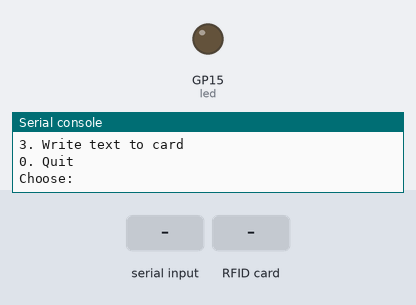
This program was run on a simulated Raspberry Pi Pico running MicroPython. Shown: output pins drawn as LEDs (lit = HIGH), the last lines printed to the serial console. The test bench sets the inputs (shaded band). The interpreter's speed is modelled, so counts of loop turns are approximate; the RFID card's data blocks start empty; library files of the repository ran but are not shown: mfrc522.py; pins used as bus, display or sensor lines are not drawn.

Above: at 1.2 s.
1.3 s: "1" typed at the serial console, then Enter
2.8 s: RFID card 65 BD 66 75 held to the reader
At 3.8 s:
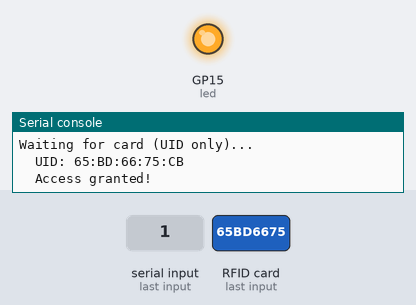
4.3 s: "2" typed at the serial console, then Enter
7.3 s: RFID card 5E 7A 19 C4 held to the reader
8.8 s: "3" typed at the serial console, then Enter
Timing chart, 0 to 11.3 s (numbered marks = the images above; inputs shaded):
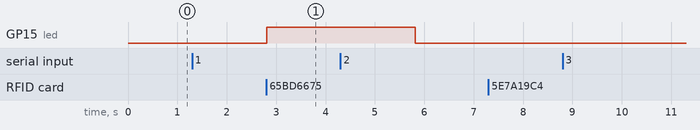

The program:

main.py
```python
"""
WPI405 (MFRC522) NFC Reader/Writer for Raspberry Pi Pico 2W
Pinout Reference guide
  SCK  -> GP2
  MOSI -> GP3
  MISO -> GP4
  RST  -> GP0
  CS   -> GP5
"""

from mfrc522 import MFRC522
from machine import Pin
import time

reader = MFRC522(sck=2, mosi=3, miso=4, rst=0, cs=5)

led = Pin(15, Pin.OUT)

# add uid here replace with database later #
ALLOWED_UIDS = [
    "65:BD:66:75:CB",  # replace or add more UIDs as needed
]


def uid_to_str(uid):
    return ":".join(f"{b:02X}" for b in uid)


def read_uid():
    """Read UID only — scans once then returns to menu."""
    print("Waiting for card (UID only)...")
    while True:
        reader.init()
        status, _ = reader.request(reader.REQIDL)
        if status == reader.OK:
            status, uid = reader.anticoll()
            if status == reader.OK:
                uid_str = uid_to_str(uid)
                print(f"  UID: {uid_str}")
                if uid_str in ALLOWED_UIDS:
                    print("  Access granted!")
                    led.on()
                    time.sleep(3)
                    led.off()
                else:
                    print("  UID not in allowed list")
                return  # back to menu


def read_card(key=None):
    """Read UID + data block 8 — scans once then returns to menu."""
    if key is None:
        key = [0xFF, 0xFF, 0xFF, 0xFF, 0xFF, 0xFF]

    print("Waiting for card...")
    while True:
        reader.init()
        status, _ = reader.request(reader.REQIDL)
        if status == reader.OK:
            status, uid = reader.anticoll()
            if status == reader.OK:
                print(f"\n  Card UID: {uid_to_str(uid)}")
                if uid_to_str(uid) in ALLOWED_UIDS:
                    print("  Access granted!")
                    led.on()
                else:
                    print("  UID not in allowed list")
                    led.off()
                reader.select_tag(uid)

                if reader.auth(reader.AUTHENT1A, 8, key, uid) == reader.OK:
                    data = reader.read(8)
                    if data:
                        text = bytes(data).decode("utf-8").rstrip("\x00")
                        print(f"  Data: {text}")
                    else:
                        print("  Could not read block 8")
                else:
                    print("  Auth failed — wrong key?")

                reader.stop_crypto1()
                time.sleep(1)
                led.off()
                return  # back to menu


def write_card(text, key=None):
    """Write text to block 8 (max 16 chars)."""
    if key is None:
        key = [0xFF, 0xFF, 0xFF, 0xFF, 0xFF, 0xFF]

    raw = text.encode("utf-8")[:16]
    data = list(raw) + [0x00] * (16 - len(raw))

    print(f"Hold card to write '{text}'... press Ctrl+C to cancel")
    while True:
        reader.init()
        status, _ = reader.request(reader.REQIDL)
        if status == reader.OK:
            status, uid = reader.anticoll()
            if status == reader.OK:
                print(f"  Card UID: {uid_to_str(uid)}")
                reader.select_tag(uid)

                if reader.auth(reader.AUTHENT1A, 8, key, uid) == reader.OK:
                    result = reader.write(8, data)
                    if result == reader.OK:
                        print(f"  Written: {text}")
                    else:
                        print("  Write failed")
                else:
                    print("  Auth failed — wrong key?")

                reader.stop_crypto1()
                return  # write once then exit


def menu():
    print("\n=== WPI405 NFC - Pico 2W ===")
    print("1. Read UID only")
    print("2. Read UID + data")
    print("3. Write text to card")
    print("0. Quit")
    choice = input("Choose: ").strip()

    if choice == "1":
        read_uid()
    elif choice == "2":
        read_card()
    elif choice == "3":
        text = input("Text to write (max 16 chars): ").strip()
        if text:
            write_card(text)
    elif choice == "0":
        print("Goodbye!")
        led.off()
        raise SystemExit
    else:
        print("Invalid choice")


while True:
    menu()
```

Measured:
- after the input at 2.8 s, GP15 (led): LOW → HIGH at once
